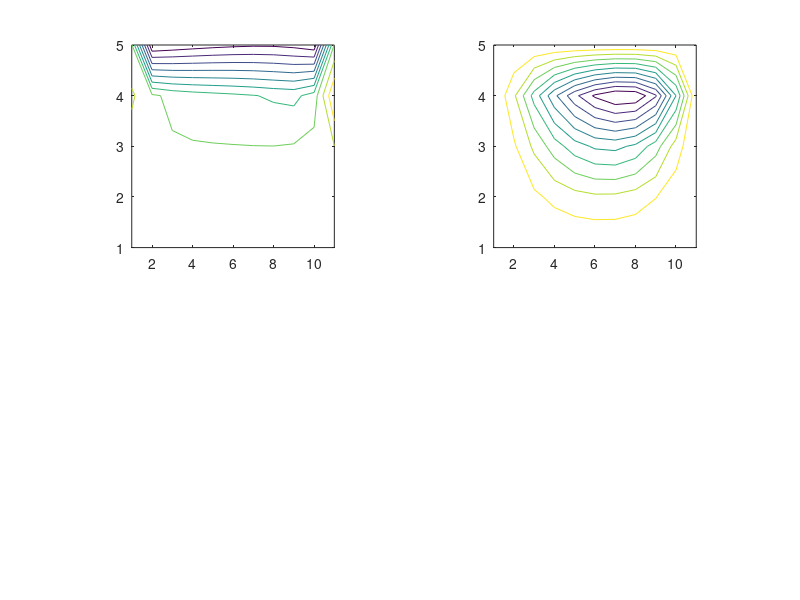

Source code (MATLAB):
clc;
clear; 

Lx = 1;
Ly = 1;
Nx = 11;
Ny = 5;
dt = 0.0001;
% dt = 0.01;
T = 1.0;
Re = 100;

U = 1.0;

dx = Lx/(Nx-1);
dy = Ly/(Ny-1);

if Re*dx*dy/4 <= dt
    disp("Choose smaller time step");
    return
end

interiorNy = Ny-2;
interiorNx = Nx-2;

w = zeros(Ny,Nx);
s = zeros(Ny,Nx);

% s = [7     72    40    3     3   ;  
% 49    44    65    27    69    ;
% 73    78    92    29    9     ;
% 58    23    42    40    57    ;
% 30    9     87    12    60 ;];

alpha = 1/dx/dx;
beta = 1/dy/dy;
gamma = 2*(alpha+beta);

LapacianMatrix = zeros((interiorNx)*(interiorNy),(interiorNx)*(interiorNy));
for j = 1:(interiorNy)*(interiorNx)
    for i = 1:(interiorNy)*(interiorNx)
        if i==j
            LapacianMatrix(j,i) = gamma;
        elseif (j==i+interiorNy) || (i==j+interiorNy)
            LapacianMatrix(i,j) = -alpha;
        elseif (((i==j-1) && (mod(i,interiorNy)~=0)) || ((i-1==j) && (mod(j,interiorNy)~=0)))
            LapacianMatrix(i,j) = -beta;
        end
    end
end

iterations = 0;
totalT = 0;
while totalT < T
%     disp(w)
    
    % ##################### calculating interior vorticity at t ##################### 
    % iteratively
    for i = 2:Nx-1
        for j = 2:Ny-1
            w(j,i) = -(s(j,i+1)-2*s(j,i)+s(j,i-1))/dx/dx -(s(j+1,i)-2*s(j,i)+s(j-1,i))/dy/dy;
        end
    end
    
    % ##################### Applying BC ##################### 
    % iteratively
    w(Ny,:) = (s(Ny,:) - s(Ny-1,:))*2/dy/dy-2*U/dy; % Top
    w(1,:) = (s(1,:) - s(2,:))*2/dy/dy; % Bottom
    w(:,1) = (s(:,1) - s(:,2))*2/dx/dx; % Left
    w(:,Nx) = (s(:,Nx) - s(:,Nx-1))*2/dx/dx; % Right
    w(1,1) = 0;
    w(Ny,1) = 0;
    w(Ny,Nx) = 0;
    w(1,Nx) = 0;
    
    % ##################### calculating interior vorticity at t+dt ##################### 
    % iteratively
    temp = zeros(Ny,Nx);
    tempMat1 = zeros(Ny,Nx);
    for i = 2:Nx-1
        for j = 2:Ny-1
            temp(j,i) = dt/4/dx/dy*((s(j,i+1)-s(j,i-1))*(w(j+1,i)-w(j-1,i))-...
                (s(j+1,i)-s(j-1,i))*(w(j,i+1)-w(j,i-1))) + ...
                dt/Re*((w(j,i+1)-2*w(j,i)+w(j,i-1))/dx/dx+(w(j+1,i)-2*w(j,i)+w(j-1,i))/dy/dy) + ...
                w(j,i);
            tempMat1(j,i) = (s(j+1,i)-s(j-1,i))*(w(j,i+1)-w(j,i-1));
        end
    end
    w(2:Ny-1,2:Nx-1) = temp(2:Ny-1,2:Nx-1);
    
    % ##################### solving poisson ##################### 
    % iteratively
    interiorOmegaV = w(2:Ny-1,2:Nx-1);
    t = linsolve(LapacianMatrix,interiorOmegaV(:));
    s(2:Ny-1,2:Nx-1) = reshape(t,[interiorNy,interiorNx]);
    
    
%     % ##################### plotting ##################### 
%     subplot(221), contour(((w))), axis('square');            % Vorticity
%     subplot(222), contour(((s))), axis('square');          % Stream function
%     pause(0.0001)
%     
    totalT = totalT + dt;
    iterations = iterations + 1;
end

w
s
subplot(221), contour(((w))), axis('square');	% Vorticity
subplot(222), contour(((s))), axis('square');	% Streamfunction

% omegaMat(2:Ny-1,2:Nx-1) = temp;

% solving stream function
